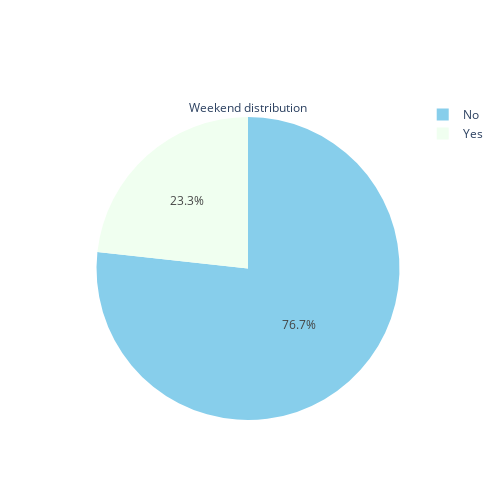

Here is the notebook cell this chart was saved with:
### Code cell
colors = ['skyblue','honeydew']

fig = go.Figure(data=[go.Pie(labels=Weekend_counts.index.map({'1': 'Yes', '0': 'No'}), 
                             values=Weekend_counts, marker=dict(colors=colors),
                             title='Weekend distribution')])
fig.update_layout(width=500,height=500)
# Show the plot
fig.show()

### Figure 1 — Plotly figure (JSON) as saved in the notebook; plotly's stock layout.template omitted (floating-point values rounded to 4 significant figures)
{"data": [{"labels": ["No", "Yes"], "marker": {"colors": ["skyblue", "honeydew"]}, "title": {"text": "Weekend distribution"}, "type": "pie", "values": [9462, 2868]}], "layout": {"height": 500, "width": 500}}
